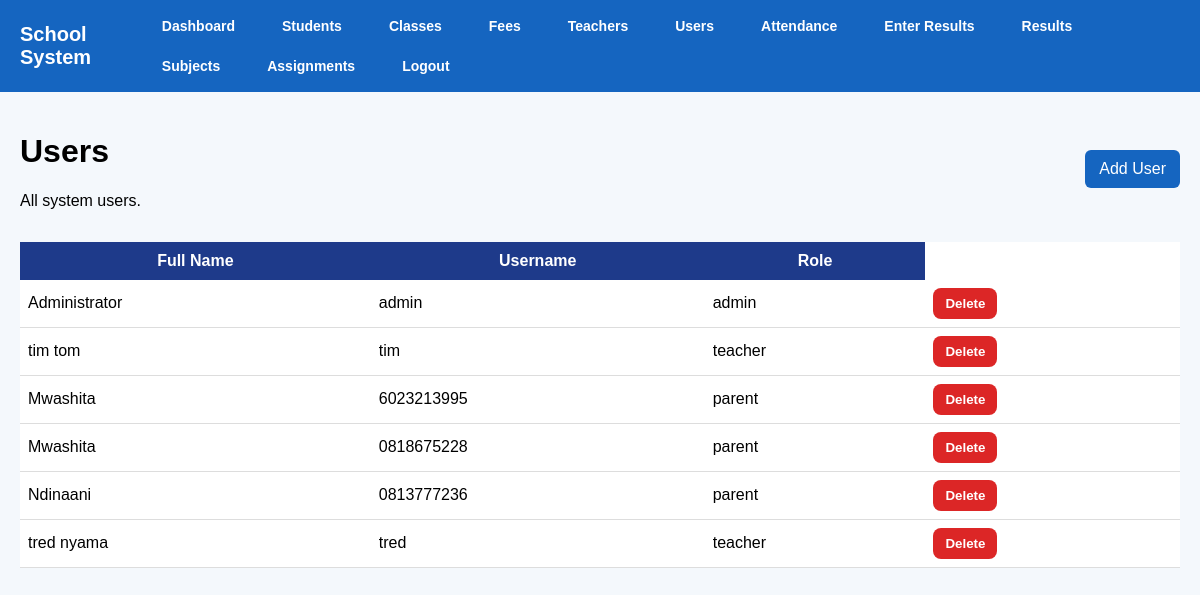
The page /users (signed in) on the database as committed earlier.
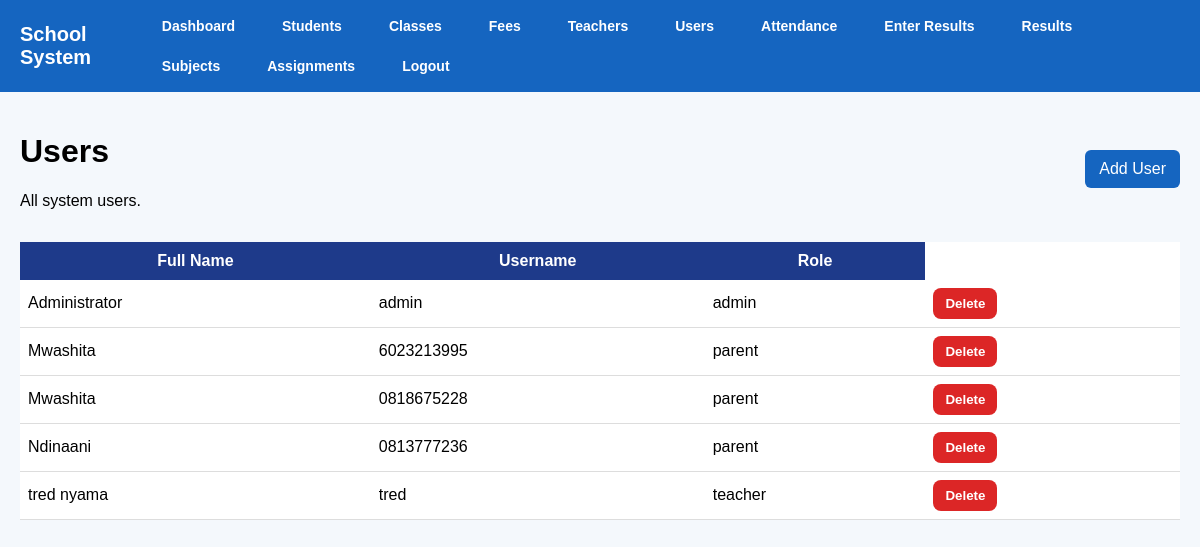
The same page on the database as committed later.
### tables this page shows
CREATE TABLE users (
            id INTEGER PRIMARY KEY AUTOINCREMENT,
            full_name TEXT NOT NULL,
            username TEXT NOT NULL UNIQUE,
            password TEXT NOT NULL,
            role TEXT NOT NULL
        );

### app.py (the view)
@app.route("/users")
@login_required
@roles_required("admin", "director")
def users():
    conn = get_db()
    user_list = conn.execute("SELECT * FROM users").fetchall()
    conn.close()
    return render_template("users.html", users=user_list)

### app.py (called while the page is built)
def get_db():
    conn = sqlite3.connect("school.db")
    conn.row_factory = sqlite3.Row
    return conn

def login_required(f):
    @wraps(f)
    def wrapper(*args, **kwargs):
        if "user_id" not in session:
            flash("Please log in first.", "warning")
            return redirect(url_for("login"))
        return f(*args, **kwargs)
    return wrapper

def roles_required(*allowed_roles):
    def decorator(f):
        @wraps(f)
        def wrapper(*args, **kwargs):
            if "user_id" not in session:
                flash("Please log in first.", "warning")
                return redirect(url_for("login"))
            if session.get("role") not in allowed_roles:
                flash("You are not allowed to access that page.", "danger")
                return redirect(url_for("dashboard"))
            return f(*args, **kwargs)
        return wrapper
    return decorator

### templates/users.html (shortened to what this page needs)
{% extends "base.html" %}
{% block content %}
<div style="display:flex; justify-content:space-between; align-items:center; margin-bottom:16px; gap:12px; flex-wrap:wrap;">
    <div>
        <h1 class="page-title">Users</h1>
        <p class="page-subtitle">All system users.</p>
    </div>
    <a href="{{ url_for('add_user') }}" class="btn">Add User</a>
</div>
<div class="card">
    <div class="table-wrapper">
        <table>
            <thead>
                <tr>
                    <th>Full Name</th>
                    <th>Username</th>
                    <th>Role</th>
                </tr>
            </thead>
            <tbody>
                {% for user in users %}
                <tr>
                    <td>{{ user.full_name }}</td>
                    <td>{{ user.username }}</td>
                    <td>{{ user.role }}</td>
                    <td>
    <form method="POST" action="{{ url_for('delete_user', id=user.id) }}" onsubmit="return confirm('Are you sure you want to delete this user?');">
        <button type="submit" class="delete-btn">Delete</button>
    </form>
</td>
                </tr>
                {% else %}
                <tr>
                    <td colspan="3">No users found.</td>
                </tr>
                {% endfor %}
            </tbody>
        </table>
    </div>
</div>
{% endblock %}

### templates/base.html (shortened to what this page needs)
<!DOCTYPE html>
<html lang="en">
<head>
    <link rel="stylesheet" href="{{ url_for('static', filename='style.css') }}">
</head>
<body>
<div class="navbar">
    <h2>School System</h2>
    <div class="nav-links">
        {% if session.get('role') in ['admin', 'director'] %}
            <a href="{{ url_for('dashboard') }}">Dashboard</a>
            <a href="{{ url_for('students') }}">Students</a>
            <a href="{{ url_for('classes') }}">Classes</a>
            <a href="{{ url_for('fees') }}">Fees</a>
            <a href="{{ url_for('teachers') }}">Teachers</a>
            <a href="{{ url_for('users') }}">Users</a>
            <a href="{{ url_for('attendance') }}">Attendance</a>
            <a href="{{ url_for('enter_result') }}">Enter Results</a>
            <a href="{{ url_for('results') }}">Results</a>
            <a href="{{ url_for('subjects') }}">Subjects</a>
            <a href="{{ url_for('assignments') }}">Assignments</a>
            <a href="{{ url_for('logout') }}">Logout</a>
        {% else %}
            <a href="{{ url_for('index') }}">Home</a>
            <a href="{{ url_for('login') }}">Login</a>
        {% endif %}
    </div>
</div>
<div class="container">
    {% block content %}{% endblock %}
</div>
</body>
</html>

### static/style.css (style rules this page uses)
body { font-family: Arial, sans-serif; background-color: #f4f6f9; margin: 0; padding: 0; }
.navbar { background-color: #1e3a8a; color: white; padding: 15px; display: flex; justify-content: space-between; align-items: center; }
.navbar a { color: white; text-decoration: none; margin-left: 15px; font-weight: bold; }
.container { padding: 30px; }
table { width: 100%; border-collapse: collapse; background: white; }
th { background-color: #1e3a8a; color: white; padding: 10px; }
td { padding: 8px; border-bottom: 1px solid #ddd; }
button { background-color: #2563eb; color: white; padding: 8px 12px; border: none; border-radius: 5px; }

### templates/base.html (style rules this page uses)
body { margin: 0; font-family: Arial, sans-serif; background: #f4f8fc; }
.navbar { background: #1565c0; color: white; padding: 12px 20px; display: flex; justify-content: space-between; align-items: center; }
.navbar h2 { margin: 0; font-size: 20px; }
.nav-links { display: flex; gap: 12px; flex-wrap: wrap; }
.nav-links a { color: white; text-decoration: none; font-size: 14px; padding: 6px 10px; border-radius: 5px; }
.container { padding: 20px; }
.btn { background: #1565c0; color: white; padding: 10px 14px; border: none; border-radius: 6px; cursor: pointer; text-decoration: none; }

### templates/users.html (style rules this page uses)
.delete-btn { background: #dc2626; color: white; border: none; padding: 8px 12px; border-radius: 8px; cursor: pointer; font-weight: 600; }

Rows that differ between the two databases and show on the page:
removed users: full_name "tim tom", username "tim", role "teacher"
